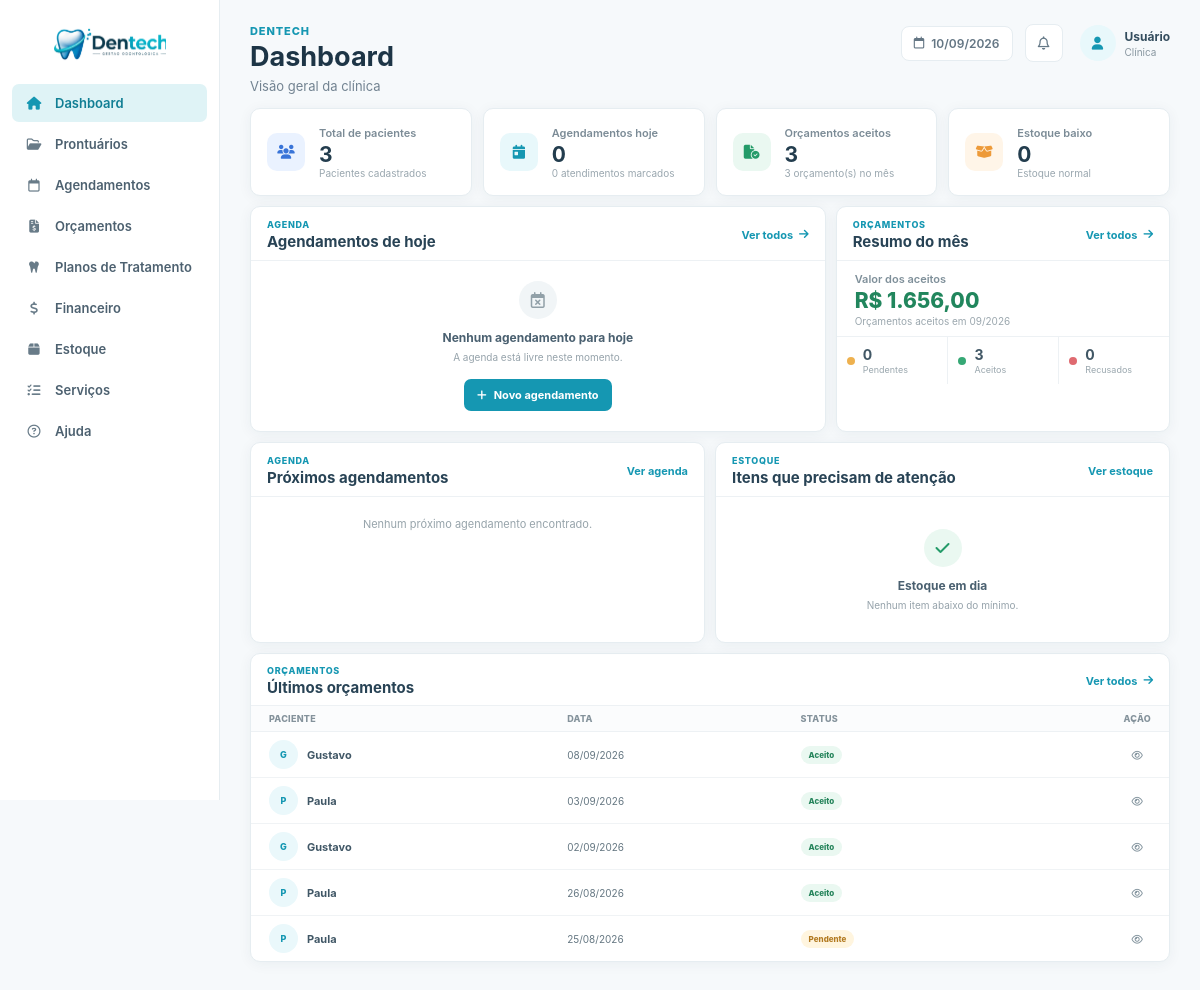
/ (signed in), run on an earlier commit of the app's database.
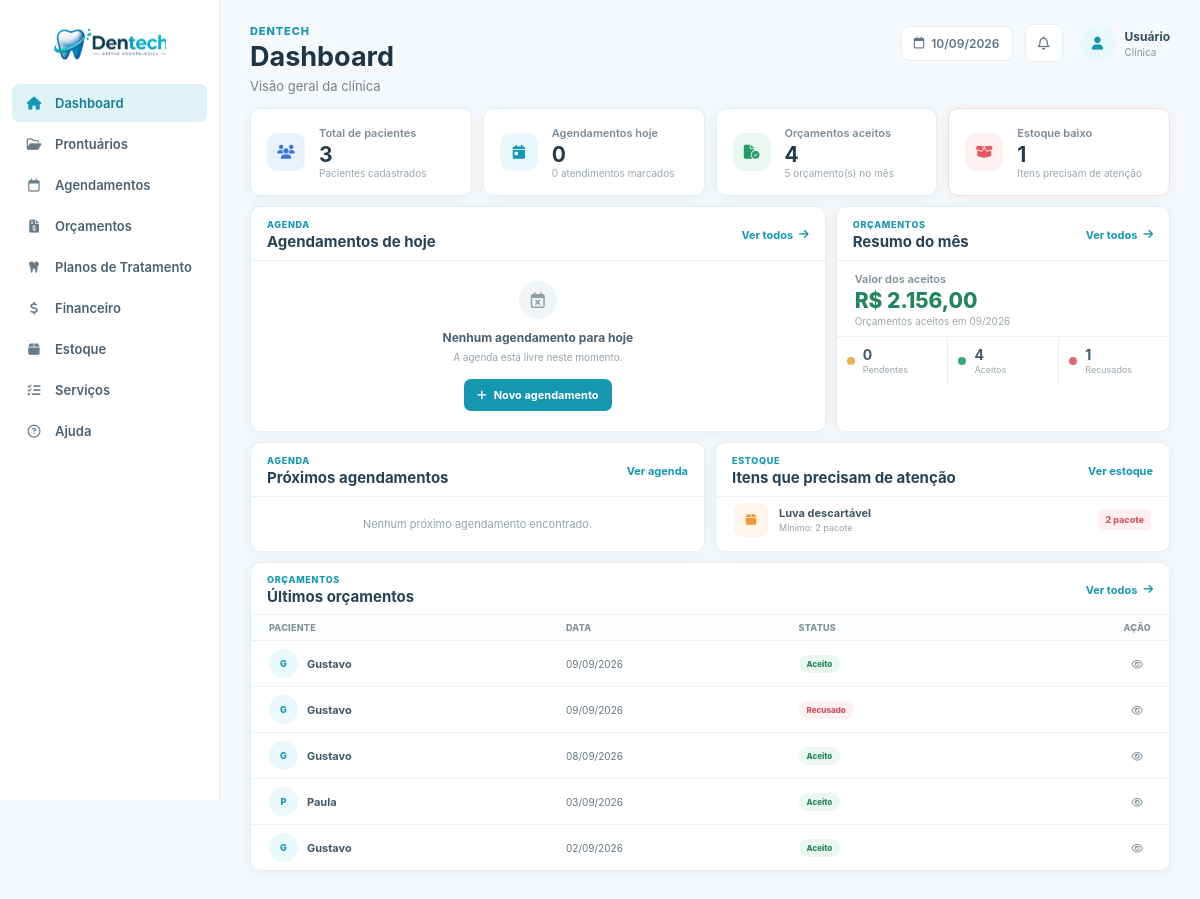
And on a later commit of the database.
### tables this page shows
CREATE TABLE `orcamentos` (
  `id` int NOT NULL AUTO_INCREMENT,
  `paciente_id` int NOT NULL,
  `data_criacao` date NOT NULL,
  `validade` date NOT NULL,
  `status` enum('pendente','aceito','recusado') DEFAULT 'pendente',
  `observacoes` text,
  `created_at` timestamp NOT NULL DEFAULT CURRENT_TIMESTAMP,
  `agendamento_id` int DEFAULT NULL,
  PRIMARY KEY (`id`),
  KEY `paciente_id` (`paciente_id`),
  KEY `idx_orcamento_agendamento` (`agendamento_id`),
  CONSTRAINT `fk_orcamento_agendamento` FOREIGN KEY (`agendamento_id`) REFERENCES `agendamentos` (`id`) ON DELETE SET NULL,
  CONSTRAINT `orcamentos_ibfk_1` FOREIGN KEY (`paciente_id`) REFERENCES `prontuarios` (`id`) ON DELETE CASCADE
);

CREATE TABLE `prontuarios` (
  `id` int NOT NULL AUTO_INCREMENT,
  `paciente` varchar(255) NOT NULL,
  `nascimento` date NOT NULL,
  `sexo` enum('Masculino','Feminino','Outro') DEFAULT NULL,
  `estado_civil` varchar(50) DEFAULT NULL,
  `profissao` varchar(100) DEFAULT NULL,
  `rg` varchar(20) DEFAULT NULL,
  `cpf` varchar(14) DEFAULT NULL,
  `endereco` text,
  `cep` varchar(10) DEFAULT NULL,
  `telefone` varchar(20) DEFAULT NULL,
  `email` varchar(255) DEFAULT NULL,
  `observacoes` text,
  `tratamento_odonto` text,
  `tratamento_medico` text,
  `medicamento_continuo` text,
  `alergia_medicamento` text,
  `alergia_outras` text,
  `problemas_saude` text,
  `gravida_meses` varchar(10) DEFAULT NULL,
  `fuma_tempo` varchar(50) DEFAULT NULL,
  `fuma_cigarros_dia` varchar(20) DEFAULT NULL,
  `bebida_frequencia` varchar(100) DEFAULT NULL,
  `drogas_uso` text,
  `doencas_transmissiveis` text,
  `cancer_familiar` text,
  `tratamento_cancer` text,
  `created_at` timestamp NOT NULL DEFAULT CURRENT_TIMESTAMP,
  `termo_consentimento_aceito` tinyint(1) NOT NULL DEFAULT '0',
  `termo_consentimento_aceito_em` datetime DEFAULT NULL,
  PRIMARY KEY (`id`),
  UNIQUE KEY `uq_prontuarios_cpf` (`cpf`)
);

CREATE TABLE `estoque` (
  `id` int NOT NULL AUTO_INCREMENT,
  `nome` varchar(255) NOT NULL,
  `quantidade` decimal(10,2) NOT NULL DEFAULT '0.00',
  `unidade` varchar(50) NOT NULL DEFAULT 'unidade',
  `estoque_minimo` decimal(10,2) NOT NULL DEFAULT '5.00',
  `valor_item` decimal(10,2) NOT NULL DEFAULT '0.00',
  `valor_sugerido` decimal(10,2) NOT NULL DEFAULT '0.00',
  `updated_at` timestamp NOT NULL DEFAULT CURRENT_TIMESTAMP ON UPDATE CURRENT_TIMESTAMP,
  PRIMARY KEY (`id`)
);

### index.php (the view, shortened to what the changed rows need)
<?php
require_once 'conexao/conexao.php';
$stmt_estoque = $pdo->query("
    SELECT
        id,
        nome,
        quantidade,
        estoque_minimo,
        unidade
    FROM estoque
    WHERE quantidade <= estoque_minimo
    ORDER BY quantidade ASC, nome ASC
");
$materiais_baixo = $stmt_estoque->fetchAll();
$total_estoque_baixo = count($materiais_baixo);
$mes_atual = date('Y-m');
$stmt_rel_orc = $pdo->prepare("
    SELECT
        COUNT(*) AS total,
        SUM(CASE WHEN status = 'pendente' THEN 1 ELSE 0 END) AS pendentes,
        SUM(CASE WHEN status = 'aceito' THEN 1 ELSE 0 END) AS aceitos,
        SUM(CASE WHEN status = 'recusado' THEN 1 ELSE 0 END) AS recusados
    FROM orcamentos
    WHERE DATE_FORMAT(data_criacao, '%Y-%m') = ?
");
$stmt_rel_orc->execute([$mes_atual]);
$rel_orc = $stmt_rel_orc->fetch();
$total_orc = (int) ($rel_orc['total'] ?? 0);
$aceitos = (int) ($rel_orc['aceitos'] ?? 0);
$recusados = (int) ($rel_orc['recusados'] ?? 0);
$stmt_valor = $pdo->prepare("
    SELECT COALESCE(SUM(itens.total_item), 0) AS valor_total
    FROM orcamentos o
    LEFT JOIN (
        SELECT
            orcamento_id,
            SUM(quantidade * valor_unitario) AS total_item
        FROM orcamentos_itens
        GROUP BY orcamento_id
    ) itens ON o.id = itens.orcamento_id
    WHERE o.status = 'aceito'
      AND DATE_FORMAT(o.data_criacao, '%Y-%m') = ?
");
$stmt_valor->execute([$mes_atual]);
$valor_total_aceitos = (float) ($stmt_valor->fetchColumn() ?? 0);
$stmt_orc = $pdo->prepare("
    SELECT
        o.id,
        o.data_criacao,
        o.status,
        p.paciente
    FROM orcamentos o
    JOIN prontuarios p ON o.paciente_id = p.id
    ORDER BY o.data_criacao DESC, o.id DESC
    LIMIT 5
");
$stmt_orc->execute();
$ultimos_orcamentos = $stmt_orc->fetchAll();
function formatarData($data): string
{
    return $data ? date('d/m/Y', strtotime($data)) : '-';
}
function statusOrcamento(string $status): string
{
    return match ($status) {
        'aceito' => 'Aceito',
        'recusado' => 'Recusado',
        default => 'Pendente',
    };
}
?>
<!DOCTYPE html>
<html lang="pt-BR">
<head>
    <link rel="stylesheet" href="css/global.css">
    <link rel="stylesheet" href="css/variables.css">
    <link rel="stylesheet" href="css/index.css">
    <link
        rel="stylesheet"
        href="https://cdnjs.cloudflare.com/ajax/libs/font-awesome/6.5.2/css/all.min.css">
</head>
<body>
    <main class="content">
        <header class="topbar">
            <div class="page-heading">
                <h1>Dashboard</h1>
            </div>
        </header>
        <section class="stats-grid">
            <a href="orcamento" class="stat-card">
                <div class="stat-content">
                    <span>Orçamentos aceitos</span>
                    <strong><?= $aceitos ?></strong>
                    <small><?= $total_orc ?> orçamento(s) no mês</small>
                </div>
            </a>
            <a href="inventario" class="stat-card <?= $total_estoque_baixo > 0 ? 'stat-alert' : '' ?>">
                <div class="stat-icon stat-orange">
                    <i class="fa-solid fa-box-open"></i>
                </div>
                <div class="stat-content">
                    <span>Estoque baixo</span>
                    <strong><?= $total_estoque_baixo ?></strong>
                    <small><?= $total_estoque_baixo > 0 ? 'Itens precisam de atenção' : 'Estoque normal' ?></small>
                </div>
            </a>
        </section>
        <section class="dashboard-grid">
            <div class="panel appointments-panel">
                <div class="panel-header">
                    <div>
                        <h2>Agendamentos de hoje</h2>
                    </div>
                </div>
            </div>
            <div class="panel budget-panel">
                <div class="panel-header">
                    <div>
                        <h2>Resumo do mês</h2>
                    </div>
                </div>
                <div class="budget-total">
                    <span>Valor dos aceitos</span>
                    <strong>R$ <?= number_format($valor_total_aceitos, 2, ',', '.') ?></strong>
                    <small>Orçamentos aceitos em <?= date('m/Y') ?></small>
                </div>
                <div class="budget-status">
                    <div class="budget-status-item">
                        <div>
                            <strong><?= $aceitos ?></strong>
                            <span>Aceitos</span>
                        </div>
                    </div>
                    <div class="budget-status-item">
                        <div>
                            <strong><?= $recusados ?></strong>
                            <span>Recusados</span>
                        </div>
                    </div>
                </div>
            </div>
        </section>
        <section class="lower-grid">
            <div class="panel">
                <div class="panel-header">
                    <div>
                        <h2>Próximos agendamentos</h2>
                    </div>
                </div>
            </div>
            <div class="panel">
                <div class="panel-header">
                    <div>
                        <h2>Itens que precisam de atenção</h2>
                    </div>
                </div>
                <div class="simple-list">
                    <?php if (empty($materiais_baixo)): ?>
                        <div class="empty-state compact">
                            <div class="empty-icon success">
                                <i class="fa-solid fa-check"></i>
                            </div>
                            <strong>Estoque em dia</strong>
                            <span>Nenhum item abaixo do mínimo.</span>
                        </div>
                    <?php else: ?>
                        <?php foreach (array_slice($materiais_baixo, 0, 5) as $mat): ?>
                            <div class="simple-list-item stock-item">
                                <div class="stock-icon">
                                    <i class="fa-solid fa-box"></i>
                                </div>
                                <div class="simple-list-info">
                                    <strong><?= htmlspecialchars($mat['nome']) ?></strong>
                                    <span>Mínimo: <?= number_format($mat['estoque_minimo'], 0, ',', '.') ?> <?= htmlspecialchars($mat['unidade']) ?></span>
                                </div>
                                <span class="stock-badge">
                                    <?= number_format($mat['quantidade'], 0, ',', '.') ?> <?= htmlspecialchars($mat['unidade']) ?>
                                </span>
                            </div>
                        <?php endforeach; ?>
                    <?php endif; ?>
                </div>
            </div>
        </section>
        <section class="panel recent-panel">
            <div class="panel-header">
                <div>
                    <h2>Últimos orçamentos</h2>
                </div>
            </div>
            <div class="table-wrapper">
                <table>
                    <thead>
                        <tr>
                            <th>Paciente</th>
                            <th>Data</th>
                            <th>Status</th>
                            <th class="align-right">Ação</th>
                        </tr>
                    </thead>
                    <tbody>
                        <?php if (empty($ultimos_orcamentos)): ?>
                            <tr>
                                <td colspan="4" class="table-empty">
                                    Nenhum orçamento encontrado.
                                </td>
                            </tr>
                        <?php else: ?>
                            <?php foreach ($ultimos_orcamentos as $orc): ?>
                                <tr>
                                    <td>
                                        <div class="table-person">
                                            <div class="table-avatar">
                                                <?= strtoupper(substr($orc['paciente'], 0, 1)) ?>
                                            </div>
                                            <strong><?= htmlspecialchars($orc['paciente']) ?></strong>
                                        </div>
                                    </td>
                                    <td><?= formatarData($orc['data_criacao']) ?></td>
                                    <td>
                                        <span class="status-badge <?= htmlspecialchars($orc['status']) ?>">
                                            <?= statusOrcamento($orc['status']) ?>
                                        </span>
                                    </td>
                                    <td class="align-right">
                                        <a href="visualizar_orcamento?id=<?= (int)$orc['id'] ?>" class="table-action">
                                            <i class="fa-regular fa-eye"></i>
                                        </a>
                                    </td>
                                </tr>
                            <?php endforeach; ?>
                        <?php endif; ?>
                    </tbody>
                </table>
            </div>
        </section>
    </main>
</body>
</html>

What changed in the data, as far as the page shows it:
no longer on this page (row unchanged): orcamentos: paciente.paciente "P", paciente.paciente "Paula", data_criacao "26/08/2026", status "Aceito"
no longer on this page (row unchanged): orcamentos: paciente.paciente "P", paciente.paciente "Paula", data_criacao "25/08/2026", status "Pendente"
now on this page (row edited): estoque: nome "Luva descartável", estoque_minimo "2", unidade "pacote", quantidade "2"
added orcamentos: paciente.paciente "G", paciente.paciente "Gustavo", data_criacao "09/09/2026", status "Aceito"
added orcamentos: paciente.paciente "G", paciente.paciente "Gustavo", data_criacao "09/09/2026", status "Recusado"
Also different on the page:
$aceitos: "3" → "4"
$total_orc: "3" → "5"
$total_estoque_baixo: "0" → "1"
$valor_total_aceitos: "1.656,00" → "2.156,00"
$recusados: "0" → "1"
text no longer shown: "Estoque normal Estoque em dia Nenhum item abaixo do mínimo."
text now shown: "Itens precisam de atenção"
